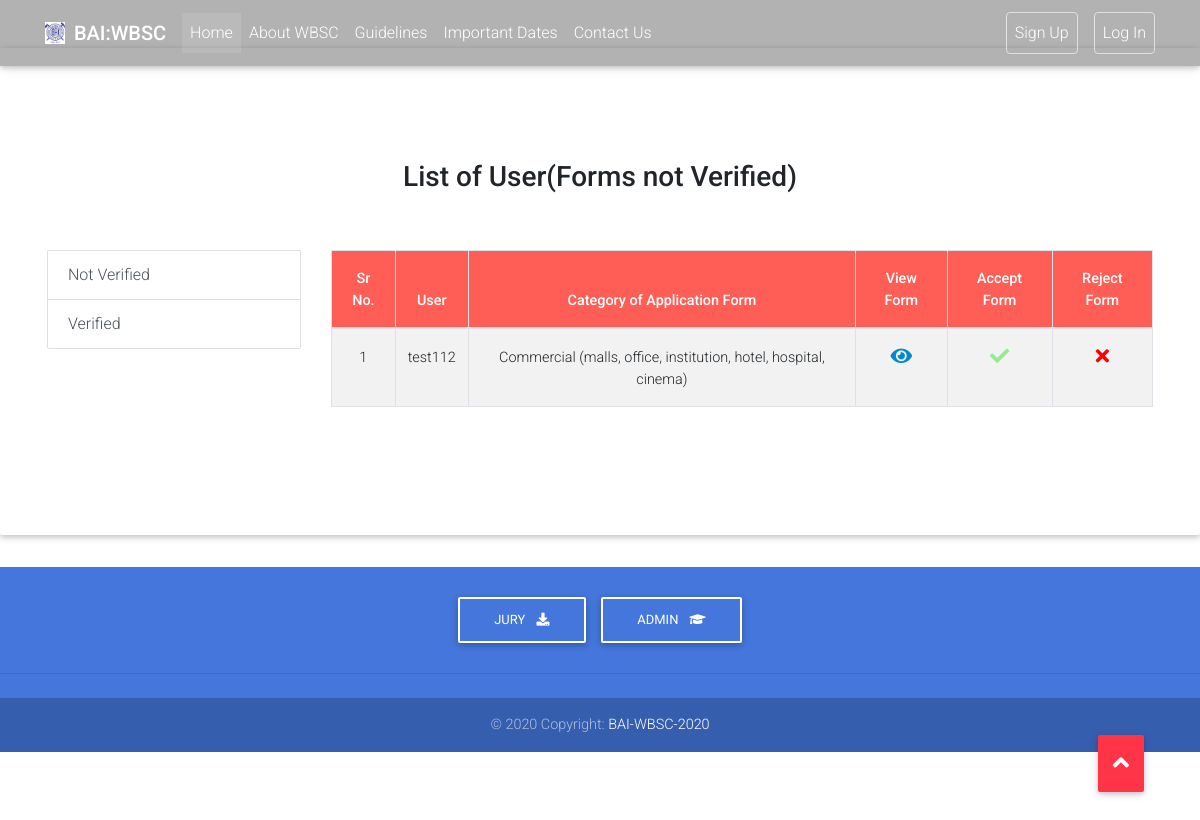
Screenshot of /BAI_app_v2/admin_notverified/ (signed in) with the database file from the repository.
### BAI_app_v2/models.py (models this page shows, shortened)
class Category(models.Model):
    users_name = models.CharField(max_length=20, blank=True)
    app_form_cat = models.CharField(max_length=70,blank=True)
    status = models.IntegerField(default=0,blank=True)# 0 = None.....1 = Accepted.....2 = Rejected

### BAI_app_v2/views.py (the view)
# urls.py: path('admin_notverified/',views.admin_notverified,name="admin_notverified"),
@user_passes_test(lambda u: u.is_superuser)
def admin_notverified(request):
    all_entries = list()
    q1 = Category.objects.filter(status=0)
    for itr in q1:
        count = 0
        user = itr.users_name
        cat = itr.app_form_cat
        test = [Project_info,Project_info_1,Quality,Economy,Speed,PaymentDetails,Others,SafetynWellfare]
        for i in test:
            q = i.objects.filter(users_name=user).filter(category_latest=cat)
            if len(q)>0:
                count = count+1
        if count==8:
            sub_entry = list()
            sub_entry.append(user)
            sub_entry.append(cat_id[cat])
            sub_entry.append(cat)
            all_entries.append(sub_entry)
    return render(request,'BAI_app_v2/admin_notverified.html',{'all_entries':all_entries})

### BAI_app_v2/templates/BAI_app_v2/admin_notverified.html
{% extends "BAI_app_v2/base.html" %}
{% block body_block %}
{% load static %}
<div class="jumbotron mt-5">
    <div class="container mb-5">
      <p class="h3 mt-5 text-center">List of User(Forms not Verified)</p>
        <div class="row">
          <div class="col-md-3 mt-5">
            <div class="sticky-top">
              <div id="list-example" class="list-group">
                <a class="list-group-item list-group-item-action" href="{% url 'BAI_app_v2:admin_notverified' %}">Not Verified</a>
                <a class="list-group-item list-group-item-action" href="{% url 'BAI_app_v2:admin_verified' %}">Verified</a>
              </div>
            </div>
          </div>
          <div class="col-md-9 mt-5">
              <div class="table-wrapper-scroll-y my-custom-scrollbar">
                <table class="table table-bordered table-striped table-hover text-center" >
                  <thead class="white-text">
                    <tr>
                      <th><strong>Sr No.</strong></th>
                      <th><strong>User</strong></th>
                      <th><strong>Category of Application Form</strong></th>
                      <th><strong>View Form </strong></th>
                      <th><strong>Accept Form</strong></th>
                      <th><strong>Reject Form</strong></th>
                    </tr>
                  </thead>
                  <tbody>
                    {% for itr in all_entries %}
                    <tr>
                      <td>{{forloop.counter}}</td>
                      <td>{{itr.0}}</td>
                      <td>{{itr.2}}</td>
                      <td><a href="{% url 'BAI_app_v2:viewForm1_1' itr.0 itr.1 %}"><i class="fas fa-eye fa-lg" style="color: #0288D1;"></i></a></td>
                      <td><a href="{% url 'BAI_app_v2:AcceptForm' itr.0 itr.1 %}"><i class="fas fa-check fa-lg" style="color: lightgreen;"></i></a></td>
                      <td><a href="{% url 'BAI_app_v2:RejectForm' itr.0 itr.1 %}"><i class="fas fa-times fa-lg" style="color: red;"></i></a></td>
                    </tr>
                    {% endfor %}
                  </tbody>
                </table>
              </div>
          </div>
        </div>
      </div>
</div>
{% endblock %}

### BAI_app_v2/templates/BAI_app_v2/base.html (shortened to what this page needs)
{% load static %}
<!DOCTYPE html>
<html lang="en">
<head>
  <link rel="stylesheet" href="https://use.fontawesome.com/releases/v5.11.2/css/all.css">
  <link rel="stylesheet" href="{% static '/css/bootstrap.min.css' %}">
  <link rel="stylesheet" href="{% static '/css/mdb.min.css' %}">
  <link rel="stylesheet" href="{% static '/css/style.css' %}">
</head>
<body>
<button type="button" class="btn btn-danger" id="topButton" onclick="topFunction()"><i class="fas fa-angle-up fa-2x white-text"></i></button>
  <nav class="navbar fixed-top navbar-expand-lg navbar-dark scrolling-navbar">
    <div class="container">
      <a class="navbar-brand" href="{% url 'home' %}">
        <img src="{% static '/assets/favicon.jpg' %}" class="img-fluid mr-1 mb-1" alt="BAI_logo"style="width:20px">
        <strong>BAI:WBSC</strong>
      </a>
      <div class="collapse navbar-collapse" id="navbarSupportedContent">
        <ul class="navbar-nav mr-auto">
          <li class="nav-item active">
            <a class="nav-link" href="#">Home
            </a>
          </li>
          <li class="nav-item">
            <a class="nav-link" href="#AboutUs" target="">About WBSC</a>
          </li>
          <li class="nav-item">
            <a class="nav-link" href="#Guidelines" target="">Guidelines</a>
          </li>
          <li class="nav-item">
            <a class="nav-link" href="#ImportantDates" target="">Important Dates</a>
          </li>
          <li class="nav-item">
            <a class="nav-link" href="#ContactUs" target="">Contact Us</a>
          </li>
        </ul>
        <ul class="navbar-nav nav-flex-icons ">
          <li class="nav-item">
            <a class="nav-link border border-light rounded mr-3" href="{% url 'BAI_app_v2:signup' %}">Sign Up</a>
          </li>
          {% if user123.is_authenticated %}
            <li class="nav-item ">
                <a class="nav-link border border-light rounded" href="{% url 'BAI_app_v2:participant_logout' %}">Log Out</a>
            </li>
          {% else %}
            <li class="nav-item ">
                <a class="nav-link border border-light rounded" href="{% url 'BAI_app_v2:user_login' %}">Log In</a>
            </li>
          {% endif %}
        </ul>
      </div>
    </div>
  </nav>
    {% block body_block %}
    {% endblock %}
   <footer class="page-footer text-center font-small mt-4 wow fadeIn">
    <div class="pt-4">
      <a class="btn btn-outline-white" href="https://mdbootstrap.com/docs/jquery/getting-started/download/"
        target="_blank" role="button">Jury
        <i class="fas fa-download ml-2"></i>
      </a>
      <a class="btn btn-outline-white" href="{% url 'BAI_app_v2:adminBAI' %}">Admin
        <i class="fas fa-graduation-cap ml-2"></i>
      </a>
    </div>
    <hr class="my-4">
    <div class="footer-copyright py-3">
      © 2020 Copyright:
      <a href="#" target="_blank"> BAI-WBSC-2020 </a>
    </div>
  </footer>
</body>
</html>

### BAI_app_v2/static/css/style.css (style rules this page uses)
html, body, header, .view { height: 100%; scroll-behavior: smooth; }
.navbar { background-color: rgba(0, 0, 0, 0.3); }
.page-footer { background-color: #4476db; }
thead { background-color: #ff5e56; }
#topButton { position: fixed; bottom: 50px; right: 50px; z-index: 99; cursor: pointer; padding: 15px; }

### rows the page displays
Category: users_name "test112", app_form_cat "Commercial (malls, office, institution, hotel, hospital, cinema)"
